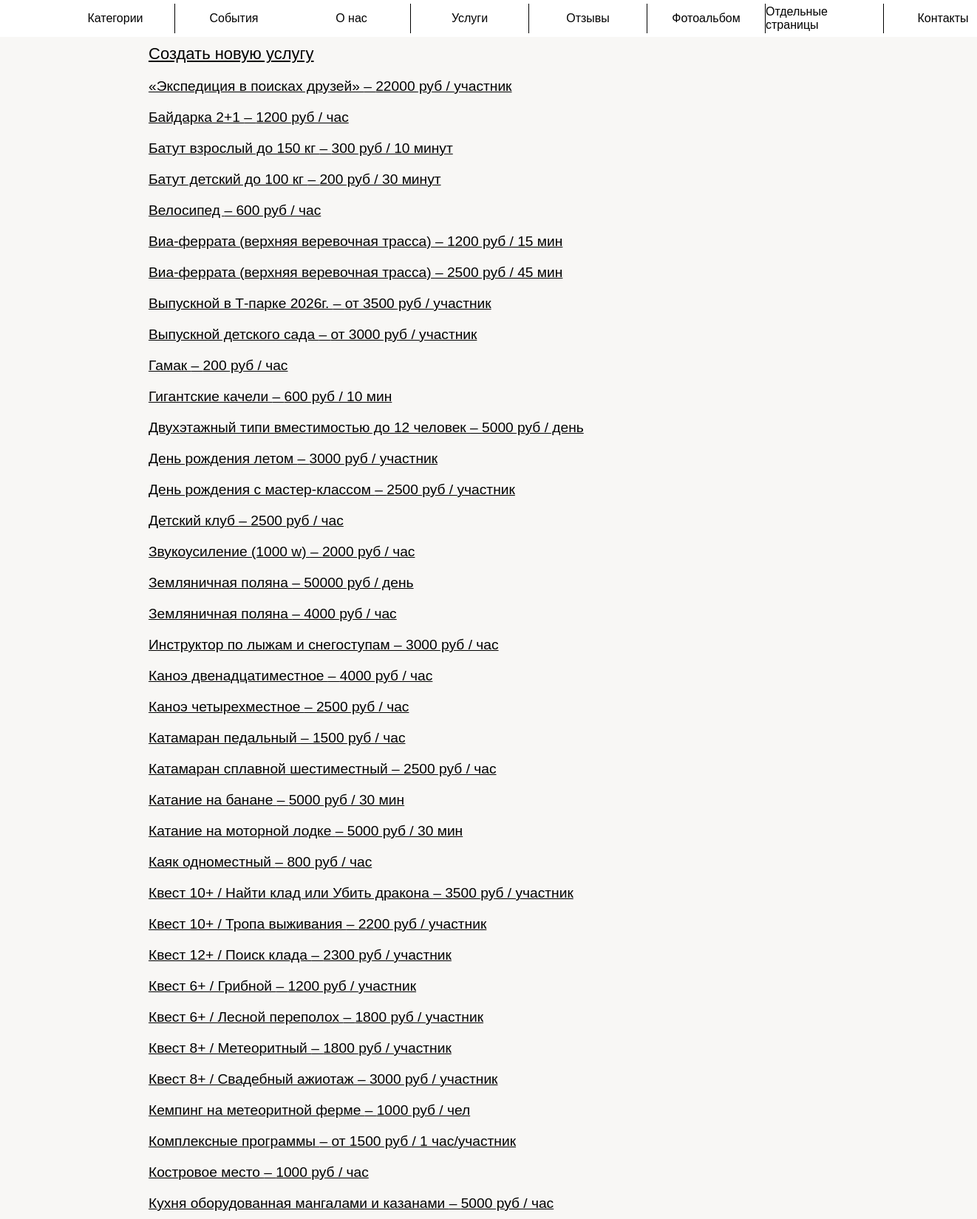
The page /admin_panel/all_services (signed in, upper part) on the database its author committed.
### app/models.py (models this page shows)
class Service(db.Model):
    id = db.Column(db.Integer, primary_key=True, index=True, unique=True)
    name = db.Column(db.String(128))
    short_description = db.Column(db.String(512))  # краткое описание
    description = db.Column(db.Text)  # полное описание
    status = db.Column(db.BOOLEAN())  # отображение клиентам
    next = db.Column(db.BOOLEAN())  # есть ли переход на дальнейшую страницу
    categories = db.relationship("ServiceCategory", backref="service", lazy="dynamic")
    price = db.Column(db.String(8))
    time = db.Column(db.String(128))
    def __repr__(self):
        if self.time:
            return self.price + " руб / " + self.time
        elif self.price:
            return self.price + " руб"
        else:
            return ""

### app/admin_panel/routes.py (the view)
@bp.route("/all_services", methods=["GET"])
@login_required
def all_services():
    services = Service.query.order_by(Service.name).all()
    return render_template("admin_panel/all_services.html", services=services)

### app/admin_panel/routes.py (called while the page is built)
@bp.after_request
def add_header(r):
    r.headers["Cache-Control"] = "no-cache, no-store, must-revalidate"
    r.headers["Pragma"] = "no-cache"
    r.headers["Expires"] = "1"
    r.headers["Cache-Control"] = "public, max-age=0"
    return r

### app/models.py (called while the page is built)
@login.user_loader
def load_user(id):
    return Admin.query.get(int(id))

### app/templates/admin_panel/all_services.html
{% extends "admin_panel/base.html" %}
{% block scripts %}
    <link rel="stylesheet" href="{{ url_for('static', filename='admin_panel/events.css') }}">
    <link rel="stylesheet" href="{{ url_for('static', filename='admin_panel/all_services.css') }}">
{% endblock %}
{% block app_content %}
    <div class="block_event">
        <div class="new_event event">
            <a href="{{ url_for('admin_panel.service_create') }}">Создать новую услугу</a>
        </div>
        <div class="events">
            {% for service in services %}
                <div class="event">
                    <a class="title" href="{{ url_for('admin_panel.service_test') }}?service_id={{ service.id }}">
                        {{ service.name }} – {{ service }}
                    </a>
                </div>
            {% endfor %}
        </div>
    </div>
{% endblock %}

### app/static/main/main.css (style rules this page uses)
:root { --background-color: rgba(169, 191, 239, 0.15); --primary-color: #ffa300; --primary-font-size: 16px; --primary-font-family: Arial, sans-serif; --primary-content-width: 960px; --primary-content-height: 100px; --modal_window_time: none; --vw: none; --vh: none; }
html { box-sizing: border-box; -webkit-tap-highlight-color: rgba(0, 0, 0, 0); height: 100vh; }
*, *:before, *:after { box-sizing: inherit; }
* { appearance: none; -webkit-appearance: none; font-family: var(--primary-font-family); }
body { margin: 0; -webkit-text-size-adjust: none; background-color: rgba(209, 207, 188, 0.15); height: 100vh; }

### app/static/admin_panel.css (style rules this page uses)
.title { text-align: center; font-size: calc(var(--primary-font-size) * 1.2); }

### app/static/admin_panel/events.css (style rules this page uses)
.block_event { font-size: var(--primary-font-size); margin: 0 auto; max-width: 960px; }
.events { margin: 10px auto; flex-direction: column; }
.event { display: flex; margin: 10px 20px; justify-content: left; }
a { font-size: 22px; color: #000000; }

### app/static/main/desktop.css (style rules this page uses)
.events { display: flex; }

### rows shown on the page
Service: name "«Экспедиция в поисках друзей»", time+price "22000 руб / участник"
Service: name "Байдарка 2+1", time+price "1200 руб / час"
Service: name "Батут взрослый до 150 кг", time+price "300 руб / 10 минут"
Service: name "Батут детский до 100 кг", time+price "200 руб / 30 минут"
Service: name "Велосипед", time+price "600 руб / час"
Service: name "Виа-феррата (верхняя веревочная трасса)", time+price "1200 руб / 15 мин"
Service: name "Виа-феррата (верхняя веревочная трасса)", time+price "2500 руб / 45 мин"
Service: name "Выпускной в Т-парке 2026г.", time+price "от 3500 руб / участник"
Service: name "Выпускной детского сада", time+price "от 3000 руб / участник"
Service: name "Гамак", time+price "200 руб / час"
Service: name "Гигантские качели", time+price "600 руб / 10 мин"
Service: name "Двухэтажный типи вместимостью до 12 человек", time+price "5000 руб / день"
Service: name "День рождения летом", time+price "3000 руб / участник"
Service: name "День рождения с мастер-классом", time+price "2500 руб / участник"
Service: name "Детский клуб", time+price "2500 руб / час"
Service: name "Звукоусиление (1000 w)", time+price "2000 руб / час"
Service: name "Земляничная поляна", time+price "50000 руб / день"
Service: name "Земляничная поляна", time+price "4000 руб / час"
Service: name "Инструктор по лыжам и снегоступам", time+price "3000 руб / час"
Service: name "Каноэ двенадцатиместное", time+price "4000 руб / час"
Service: name "Каноэ четырехместное", time+price "2500 руб / час"
Service: name "Катамаран педальный", time+price "1500 руб / час"
Service: name "Катамаран сплавной шестиместный", time+price "2500 руб / час"
Service: name "Катание на банане", time+price "5000 руб / 30 мин"
Service: name "Катание на моторной лодке", time+price "5000 руб / 30 мин"
Service: name "Каяк одноместный", time+price "800 руб / час"
Service: name "Квест 10+ / Найти клад или Убить дракона", time+price "3500 руб / участник"
Service: name "Квест 10+ / Тропа выживания", time+price "2200 руб / участник"
Service: name "Квест 12+ / Поиск клада", time+price "2300 руб / участник"
Service: name "Квест 6+ / Грибной", time+price "1200 руб / участник"
Service: name "Квест 6+ / Лесной переполох", time+price "1800 руб / участник"
Service: name "Квест 8+ / Метеоритный", time+price "1800 руб / участник"
Service: name "Квест 8+ / Свадебный ажиотаж", time+price "3000 руб / участник"
Service: name "Кемпинг на метеоритной ферме", time+price "1000 руб / чел"
Service: name "Комплексные программы", time+price "от 1500 руб / 1 час/участник"
Service: name "Костровое место", time+price "1000 руб / час"
Service: name "Кухня оборудованная мангалами и казанами", time+price "5000 руб / час"
